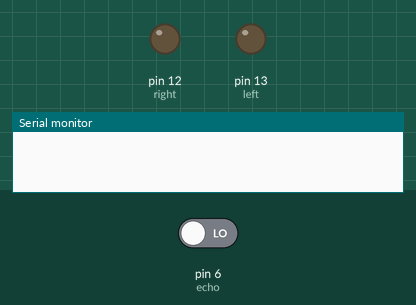
This sketch was run on a simulated Arduino Uno, built with avr-gcc and run on an emulated ATmega328P. On the bench: output pins drawn as LEDs (lit = HIGH), the last lines printed to the serial monitor. The test bench sets the inputs (shaded band); at power-on: pin 6 (echo) LOW. Pins used as bus, display or sensor lines are not drawn.

Above: at 0.5 s.
At 3.0 s:
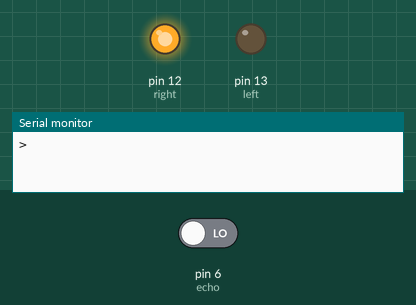
At 7.0 s:
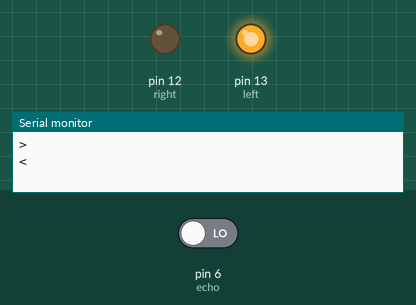
Timing chart, 0 to 10.4 s (numbered marks = the images above):
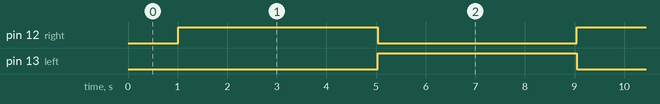

The sketch:

sanju.ino
```cpp
int vcc =4;
int gnd = 7;
int trigger=5;
int f =10;
int echo=6;
int left = 13;
int right = 12;
long time=0;
long dist=0;
void setup()
{
Serial.begin (9600);
pinMode(trigger, OUTPUT);
pinMode(vcc, OUTPUT);
pinMode(gnd, OUTPUT);
digitalWrite(vcc,HIGH);
digitalWrite(gnd,LOW);
pinMode(echo, INPUT);
pinMode(left,OUTPUT);
pinMode(right,OUTPUT);
}
void loop()
{
digitalWrite(trigger, LOW);
delay(5);
digitalWrite(trigger, HIGH);
delay(10);
digitalWrite(trigger, LOW);
time = pulseIn(echo, HIGH);
dist = (time/2) / 29.1;

 if(dist < 10)
{
 if(f<0){
  digitalWrite(left,HIGH);
  digitalWrite(right,LOW);
  Serial.println("<");
  delay(3000);
 }
 else{
  digitalWrite(left,LOW);
  digitalWrite(right,HIGH);
  Serial.println(">");
  delay(3000);
 }
}
else{
  digitalWrite(left,HIGH);
  digitalWrite(right,HIGH);
  Serial.println("^");

}
f=-f;
}
```

Measured:
- by itself, pin 12 (right), pin 13 (left): alternates HIGH for 4.0 s and LOW for 4.0 s
